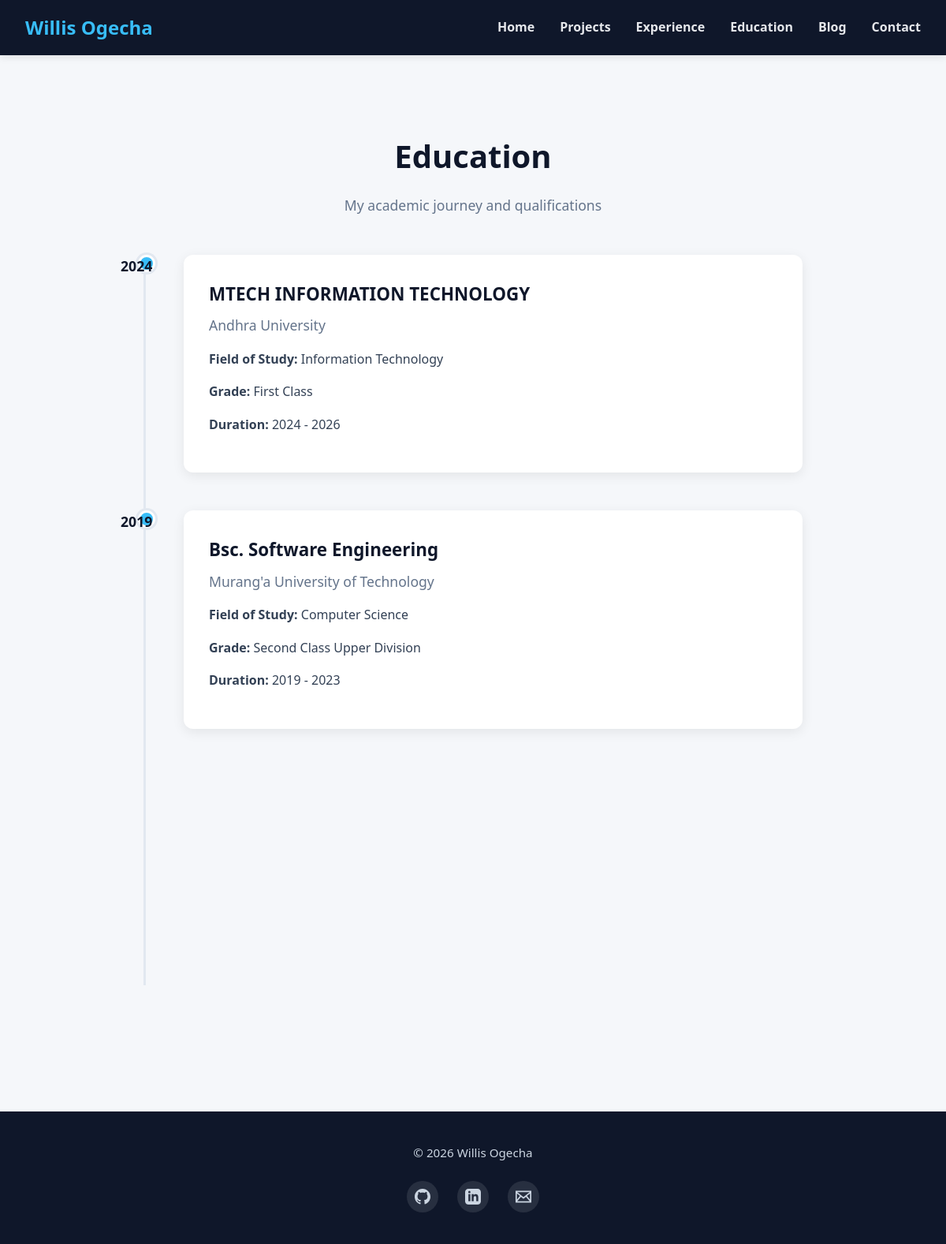
The app's page /education/ with its own data.
### main/models.py (models this page shows, shortened)
class Education(models.Model):
    degree = models.CharField(max_length=200)
    institution = models.CharField(max_length=200)
    field_of_study = models.CharField(max_length=200)
    start_year = models.CharField(max_length=10)
    end_year = models.CharField(max_length=10, blank=True, null=True, help_text="Leave blank if currently studying")
    description = models.TextField(blank=True)
    grade = models.CharField(max_length=50, blank=True, help_text="e.g., First Class, 3.8 GPA")
    order = models.PositiveIntegerField(default=0)
    class Meta:
        ordering = ["-start_year", "order"]
        verbose_name = "Education"
        verbose_name_plural = "Education"
    def year_range(self):
        if self.end_year:
            return f"{self.start_year} - {self.end_year}"
        return f"{self.start_year} - Present"

class SiteSettings(models.Model):
    profile_image = models.ImageField(upload_to='profile/', blank=True, null=True)
    name = models.CharField(max_length=100, default="Willis Ogecha")
    title = models.CharField(max_length=200, default="Machine Learning & Software Engineer")
    bio = models.TextField(default="I build intelligent, data-driven solutions using Machine Learning, Computer Vision, and modern backend technologies.")
    cv_file = models.FileField(upload_to='cv/', blank=True, null=True, help_text="Upload your CV/Resume (PDF)")
    email = models.EmailField(blank=True, null=True)
    phone = models.CharField(max_length=20, blank=True, null=True)
    github_url = models.URLField(blank=True, null=True)
    linkedin_url = models.URLField(blank=True, null=True)
    twitter_url = models.URLField(blank=True, null=True)
    instagram_url = models.URLField(blank=True, null=True)
    class Meta:
        verbose_name = "Site Settings"
        verbose_name_plural = "Site Settings"

### main/views.py (the view)
# urls.py: path('education/', views.education, name='education'),
def education(request):
    educations = Education.objects.all()
    return render(request, 'main/education.html', {
        'educations': educations
    })

### main/context_processors.py (called while the page is built)
def site_settings(request):
    settings = SiteSettings.objects.first()
    return {
        'site_settings': settings
    }

### templates/main/education.html (shortened to what this page needs)
{% extends "base.html" %}
{% load static %}
{% block content %}
<section class="experience-section">
    <header class="section-header">
        <h1>Education</h1>
        <p>My academic journey and qualifications</p>
    </header>
    <div class="timeline">
        {% for edu in educations %}
        <div class="timeline-item fade-in">
            <div class="timeline-date">{{ edu.start_year }}</div>
            <div class="timeline-content">
                <h3>{{ edu.degree }}</h3>
                <h4>{{ edu.institution }}</h4>
                {% if edu.field_of_study %}
                <p><strong>Field of Study:</strong> {{ edu.field_of_study }}</p>
                {% endif %}
                {% if edu.grade %}
                <p><strong>Grade:</strong> {{ edu.grade }}</p>
                {% endif %}
                <p><strong>Duration:</strong> {{ edu.year_range }}</p>
            </div>
        </div>
        {% empty %}
        <div class="timeline-content">
            <p>No education entries yet. Add them in the admin panel!</p>
        </div>
        {% endfor %}
    </div>
</section>
{% endblock %}

### templates/includes/footer.html (shortened to what this page needs)
<footer>
    <div class="footer-content">
        <p>© 2026 {{ site_settings.name|default:"Willis Ogecha" }}</p>
        {% if site_settings %}
        <div class="social-links">
            {% if site_settings.github_url %}
            <a href="{{ site_settings.github_url }}" target="_blank" title="GitHub">
            </a>
            {% endif %}
            {% if site_settings.linkedin_url %}
            <a href="{{ site_settings.linkedin_url }}" target="_blank" title="LinkedIn">
            </a>
            {% endif %}
            {% if site_settings.email %}
            <a href="mailto:{{ site_settings.email }}" title="Email">
                <svg width="24" height="24" fill="currentColor" viewBox="0 0 24 24">
                    <path
                        d="M0 3v18h24v-18h-24zm6.623 7.929l-4.623 5.712v-9.458l4.623 3.746zm-4.141-5.929h19.035l-9.517 7.713-9.518-7.713zm5.694 7.188l3.824 3.099 3.83-3.104 5.612 6.817h-18.779l5.513-6.812zm9.208-1.264l4.616-3.741v9.348l-4.616-5.607z" />
                </svg>
            </a>
            {% endif %}
        </div>
        {% endif %}
    </div>
</footer>

### static/css/style.css (style rules this page uses)
* { margin: 0; padding: 0; box-sizing: border-box; }
body { font-family: "Segoe UI", Roboto, Helvetica, Arial, sans-serif; line-height: 1.6; background-color: #f5f7fa; color: #222; }
h1, h2, h3 { margin-bottom: 1rem; color: #0f172a; }
p { margin-bottom: 1rem; color: #334155; }
.section-header { text-align: center; margin: 4rem 0 3rem; }
.section-header h1 { font-size: 2.5rem; font-weight: 700; color: #0f172a; }
.section-header p { color: #64748b; font-size: 1.1rem; margin-top: 0.5rem; }
.experience-section { max-width: 900px; margin: 4rem auto; padding: 0 2rem; }
.timeline { position: relative; padding-left: 3rem; border-left: 3px solid #e2e8f0; }
.timeline-item { position: relative; margin-bottom: 3rem; }
.timeline-item::before { content: ''; position: absolute; left: -3.6rem; top: 0; width: 16px; height: 16px; background: #38bdf8; border-radius: 50%; border: 3px solid #ffffff; box-shadow: 0 0 0 3px #e2e8f0; }
.timeline-date { position: absolute; left: -5rem; top: 0; font-weight: 700; font-size: 1.1rem; color: #0f172a; width: 60px; }
.timeline-content { background: #ffffff; padding: 2rem; border-radius: 12px; box-shadow: 0 4px 15px rgba(0, 0, 0, 0.08); transition: transform 0.3s ease, box-shadow 0.3s ease; }
.timeline-content h3 { margin: 0; font-size: 1.4rem; color: #0f172a; }
.timeline-content h4 { margin: 0.5rem 0 1rem; color: #64748b; font-weight: 500; font-size: 1.1rem; }
.fade-in { opacity: 0; transform: translateY(30px); transition: opacity 0.8s ease-out, transform 0.8s ease-out; }
.fade-in.visible { opacity: 1; transform: translateY(0); }
footer { background: #0f172a; color: #cbd5e1; padding: 2.5rem 2rem; margin-top: 4rem; }
.footer-content { max-width: 1200px; margin: 0 auto; display: flex; flex-direction: column; align-items: center; gap: 1.5rem; }
.footer-content p { color: #cbd5e1; margin: 0; font-size: 0.95rem; }
.social-links { display: flex; gap: 1.5rem; }
.social-links a { display: flex; align-items: center; justify-content: center; width: 40px; height: 40px; background: rgba(255, 255, 255, 0.1); border-radius: 50%; color: #cbd5e1; transition: all 0.3s ease; }
.social-links svg { width: 20px; height: 20px; }

### records on screen
Education: start_year "2024", degree "MTECH INFORMATION TECHNOLOGY", institution "Andhra University", field_of_study "Information Technology", grade "First Class", year_range "2024 - 2026"
Education: start_year "2019", degree "Bsc. Software Engineering", institution "Murang'a University of Technology", field_of_study "Computer Science", grade "Second Class Upper Division", year_range "2019 - 2023"
SiteSettings: name "Willis Ogecha"
